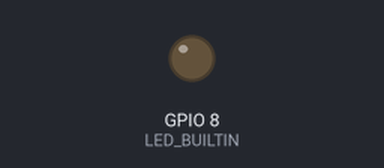
Simulated run of this program. Board: ESP32-C3. On the bench: output pins drawn as LEDs (lit = HIGH). Random numbers use the default seed unless the program sets one; what the program prints to the serial monitor is not drawn.

Above: at 4.6 s.
At 7.15 s:
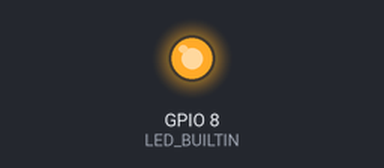
Timing chart, 0 to 8.6 s (numbered marks = the images above):
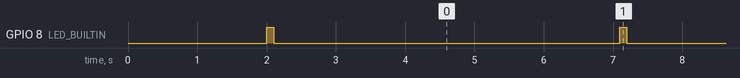

Measured:
- by itself, GPIO 8 (LED_BUILTIN): alternates HIGH for 0.10 s and LOW for 5.0 s

The program:

main.cpp
```cpp
#include <Arduino.h>

/**
 * relay_simulator.ino
 *
 * Simulates a LoRa relay node for development/testing without real hardware.
 * Sends the same binary protocol as the production relay (ATmega328P + RFM95W)
 * but over USB Serial instead of LoRa radio.
 *
 * The lora-bridge running on the Mac/Raspberry Pi reads from the serial port
 * and processes these frames exactly as it would from a real relay.
 *
 * Frame format (sensor data, MSG_TYPE 0x01):
 *   [RELAY_ID][0x01][SENSOR_CNT][[TYPE(1B) VALUE_HI VALUE_LO] x N][CRC8]
 *
 * Values: int16 big-endian, real value x 100
 *   e.g. 23.45°C → 2345 → 0x09 0x21
 *        65.0%   → 6500 → 0x19 0x64
 *
 * CRC: CRC-8/MAXIM (poly 0x31 reflected as 0x8C, init 0x00)
 *
 * Compatible with: ESP32, ESP8266, Arduino Uno/Nano/Mega
 * Baud rate: 115200
 */

// ── Configuration ──────────────────────────────────────────────────────────

#define RELAY_ID        1       // Must match Zone.relay_id in Django
#define SEND_INTERVAL   5000    // ms between frames (must be > SERIAL_TIMEOUT=2s)
#define BAUD_RATE       115200

// Sensor type codes (must match protocol.py SENSOR_TYPE_MAP)
#define SENSOR_TEMP     0x01
#define SENSOR_HUM_AIR  0x02
#define SENSOR_HUM_SOIL 0x03
#define SENSOR_PH       0x04
#define SENSOR_LIGHT    0x05
#define SENSOR_CO2      0x06

// Message type
#define MSG_SENSOR_DATA 0x01

// ── CRC-8/MAXIM ────────────────────────────────────────────────────────────

uint8_t crc8_maxim(const uint8_t* data, uint8_t len) {
    uint8_t crc = 0x00;
    for (uint8_t i = 0; i < len; i++) {
        uint8_t byte = data[i];
        for (uint8_t j = 0; j < 8; j++) {
            if ((crc ^ byte) & 0x01) {
                crc = (crc >> 1) ^ 0x8C;
            } else {
                crc >>= 1;
            }
            byte >>= 1;
        }
    }
    return crc;
}

// ── Frame builder ──────────────────────────────────────────────────────────

/**
 * Build and send a sensor data frame over Serial.
 *
 * @param relay_id   Relay node ID (matches Zone.relay_id in Django)
 * @param readings   Array of {sensor_type, value_x100} pairs
 * @param count      Number of readings
 */
void sendSensorFrame(uint8_t relay_id, int16_t values[], uint8_t types[], uint8_t count) {
    uint8_t buf[24];  // MAX_FRAME_SIZE = 24
    uint8_t idx = 0;

    buf[idx++] = relay_id;
    buf[idx++] = MSG_SENSOR_DATA;
    buf[idx++] = count;

    for (uint8_t i = 0; i < count; i++) {
        buf[idx++] = types[i];
        buf[idx++] = (values[i] >> 8) & 0xFF;  // big-endian high byte
        buf[idx++] = values[i] & 0xFF;          // big-endian low byte
    }

    uint8_t crc = crc8_maxim(buf, idx);
    buf[idx++] = crc;

    Serial.write(buf, idx);
    Serial.flush();
}

// ── Simulated sensor readings ──────────────────────────────────────────────

float simTemp    = 22.5;   // °C
float simHumAir  = 65.0;   // %
float simHumSoil = 45.0;   // %

void driftValues() {
    // Gentle random drift to simulate realistic sensor variation
    simTemp    += ((float)random(-20, 20)) / 100.0;
    simHumAir  += ((float)random(-50, 50)) / 100.0;
    simHumSoil += ((float)random(-30, 30)) / 100.0;

    // Keep within realistic bounds
    simTemp    = constrain(simTemp,    10.0, 40.0);
    simHumAir  = constrain(simHumAir,  30.0, 95.0);
    simHumSoil = constrain(simHumSoil, 10.0, 90.0);
}

// ── Setup & Loop ───────────────────────────────────────────────────────────

void setup() {
    Serial.begin(BAUD_RATE);

    // Wait for serial to be ready (important for ESP32 + USB CDC)
    delay(2000);

    randomSeed(analogRead(0));

    // Signal ready on built-in LED if available
#ifdef LED_BUILTIN
    pinMode(LED_BUILTIN, OUTPUT);
#endif
}

void loop() {
    driftValues();

    // Build readings: TEMP + HUM_AIR + HUM_SOIL
    uint8_t types[]  = { SENSOR_TEMP, SENSOR_HUM_AIR, SENSOR_HUM_SOIL };
    int16_t values[] = {
        (int16_t)(simTemp    * 100),
        (int16_t)(simHumAir  * 100),
        (int16_t)(simHumSoil * 100),
    };
    uint8_t count = sizeof(types) / sizeof(types[0]);

    sendSensorFrame(RELAY_ID, values, types, count);

    // Blink to show activity
#ifdef LED_BUILTIN
    digitalWrite(LED_BUILTIN, HIGH);
    delay(100);
    digitalWrite(LED_BUILTIN, LOW);
#endif

    delay(SEND_INTERVAL);
}
```
